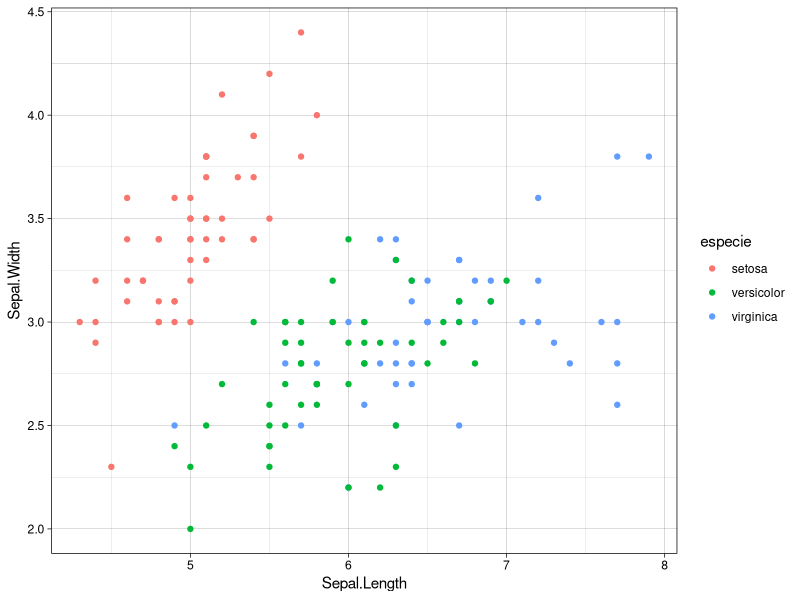
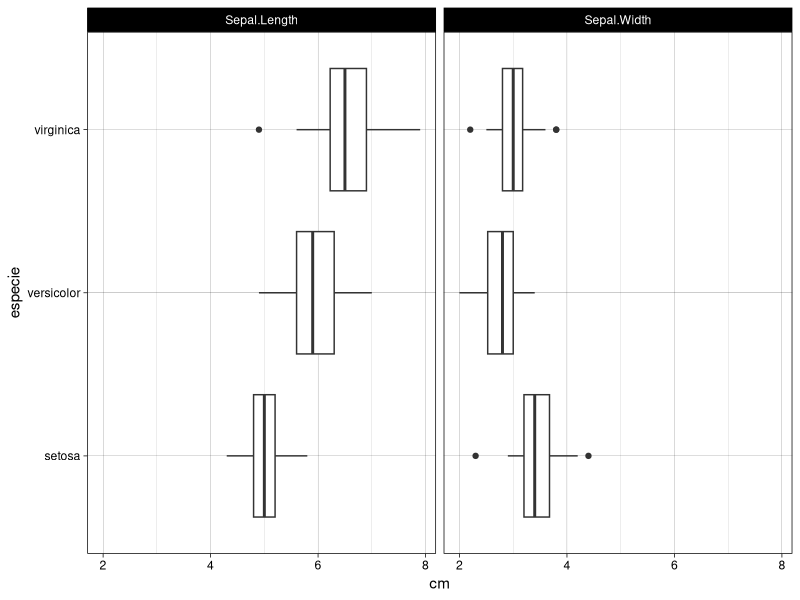

R code for these plots, in order:
setwd("/home/alejandro/Documentos/Austral/Datos/AID/analisis/")

library(tidyverse)

setosa <- read_delim("setosa.txt") %>% mutate(especie = "setosa")
virginica <- read_delim("virginica.txt") %>% mutate(especie = "virginica")
versicolor <- read_delim("versicolor.txt") %>% mutate(especie = "versicolor")

datos <- bind_rows(setosa, virginica, versicolor)
rm(virginica, versicolor)

write_delim(datos, file = "datos_limpios.txt", delim = "\t")

g1 <- 
  ggplot(datos) +
  aes(x = Sepal.Length, y = Sepal.Width, color = especie) +
  geom_point() +
  theme_linedraw()

g2 <- 
  datos %>% 
  select(Sepal.Length, Sepal.Width, especie) %>% 
  pivot_longer(cols = c(Sepal.Length, Sepal.Width), names_to = "tipo_medida", 
               values_to = "cm") %>% 
  ggplot() +
  aes(x = cm, y = especie) +
  geom_boxplot() +
  facet_wrap(~ tipo_medida) +
  theme_linedraw()

ggsave(filename = "diagrama_puntos.png", plot = g1, 
       width = 15, height = 9, units = "cm")
ggsave(filename = "boxplot.png", plot = g2, 
       width = 15, height = 9, units = "cm")

mod_sepal <- lm(Sepal.Width ~ Sepal.Length, setosa)
summary(mod_sepal)

mod_petal <- lm(Petal.Width ~ Petal.Length, setosa)
summary(mod_petal)

saveRDS(mod_sepal, file = "rtdo_regr_sepal.rds")
saveRDS(mod_petal, file = "rtdo_regr_petal.rds")